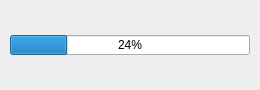
<?xml version="1.0" encoding="UTF-8"?>
<ui version="4.0">
 <class>Form</class>
 <widget class="QWidget" name="Form">
  <property name="geometry">
   <rect>
    <x>0</x>
    <y>0</y>
    <width>260</width>
    <height>90</height>
   </rect>
  </property>
  <property name="windowTitle">
   <string>Form</string>
  </property>
  <widget class="QProgressBar" name="progressBar">
   <property name="geometry">
    <rect>
     <x>10</x>
     <y>35</y>
     <width>240</width>
     <height>20</height>
    </rect>
   </property>
   <property name="value">
    <number>24</number>
   </property>
  </widget>
 </widget>
 <resources/>
 <connections/>
</ui>
